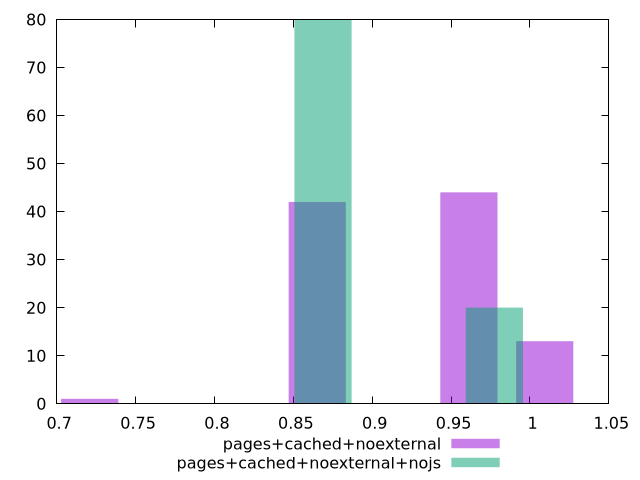

This chart was generated by the following gnuplot code:
$_pagesCachedNoexternal <<EOF
1.0093528137761372 13
0.8651595546652604 42
0.9612883940725115 44
0.7209662955543836 1
EOF
$_pagesCachedNoexternalNojs <<EOF
0.8688204458780773 80
0.977423001612837 20
EOF
set key outside below
set terminal pngcairo
set output "report_00005_2020-11-02T22-26-11.212Z/uses-http2/uses-http2_pages+cached+noexternal_pages+cached+noexternal+nojs+hist.png"
set boxwidth 0.036200851911586555
set style fill transparent solid 0.5 noborder
set yrange [0:80]
plot $_pagesCachedNoexternal title "pages+cached+noexternal" with boxes ,$_pagesCachedNoexternalNojs title "pages+cached+noexternal+nojs" with boxes ,
